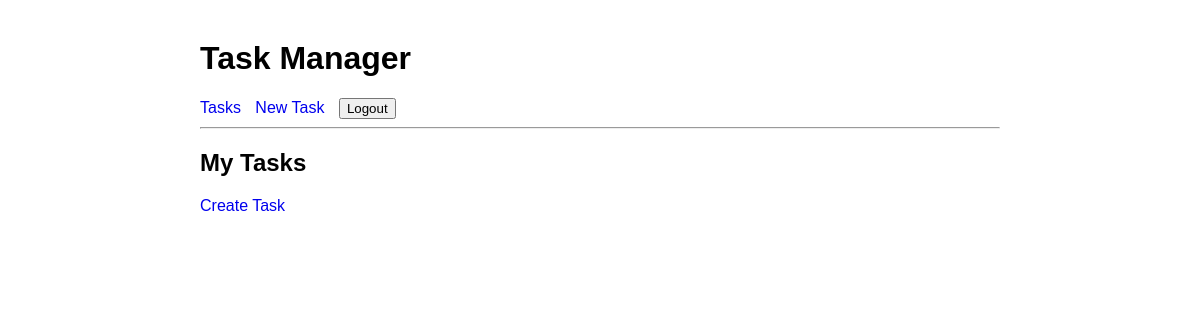
The app's page / (signed in), older data.
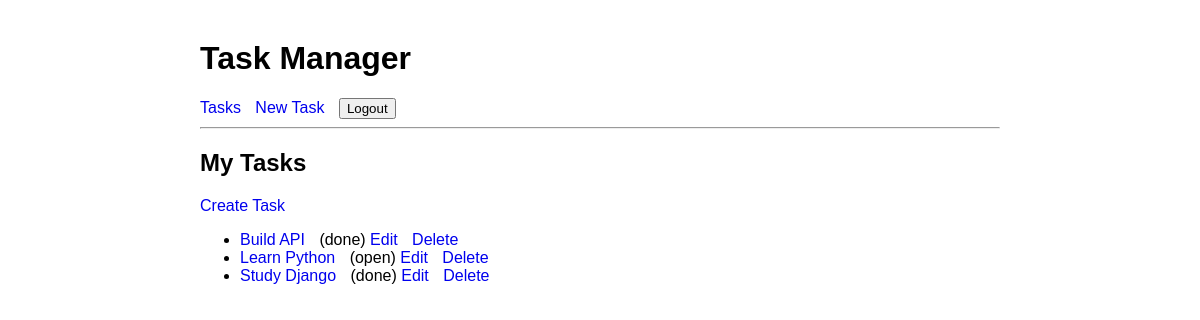
The same page, newer data.
### tasks/models.py (models this page shows, shortened)
class Task(models.Model):
    title = models.CharField(max_length=100)
    description = models.TextField()
    status = models.CharField(max_length=20, default="open")
    owner = models.ForeignKey(User, on_delete=models.CASCADE)
    objects = OpenTaskManager()
    class Meta:
        ordering = ["title"]

### tasks/views.py (the view)
# urls.py: path("", TaskListView.as_view(), name="task_list"),
class TaskListView(LoginRequiredMixin, ListView):
    model = Task
    template_name = "task_list.html"
    context_object_name = "tasks"
    def get_queryset(self):
        return Task.objects.filter(owner=self.request.user)

### task_project/templates/task_list.html
{% extends 'base.html' %}
{% block content %}
<h2>My Tasks</h2>
<a href="{% url 'task_create' %}">Create Task</a>
<ul>
    {% for task in tasks %}
    <li>
        <a href="{% url 'task_detail' task.id %}">
            {{ task.title }}
        </a>
        ({{ task.status }})
        <a href="{% url 'task_edit' task.id %}">Edit</a>
        <a href="{% url 'task_delete' task.id %}">Delete</a>
    </li>
    {% endfor %}
</ul>
{% endblock %}

### task_project/templates/base.html (shortened to what this page needs)
<!DOCTYPE html>
<html>
    <head>
    </head>
    <body>
        <div class="container">
            <h1>Task Manager</h1>
            <a href="{% url 'task_list' %}">Tasks</a>
            <a href="{% url 'task_create' %}">New Task</a>
            <form action="{% url 'logout' %}" method="post" style="display:inline;">
                <button type="submit">Logout</button>
            </form>
            <hr>
            {% block content %}
            {% endblock %}
        </div>
    </body>
</html>

### task_project/templates/base.html (style rules this page uses)
body { font-family: Arial; margin: 40px; }
a { text-decoration: none; margin-right: 10px; }
.container { max-width: 800px; margin: auto; }

Row changes from the older to the newer data that the page shows:
added Task: title "Build API", status "done"
added Task: title "Learn Python", status "open"
added Task: title "Study Django", status "done"
